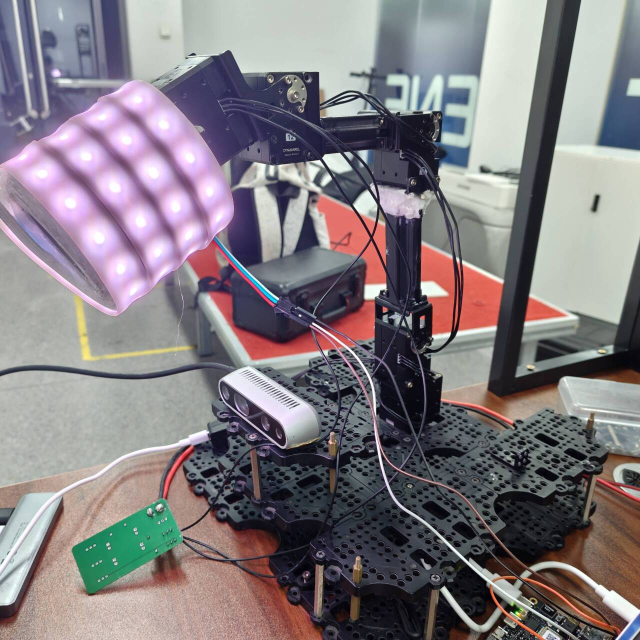
#> input picture 智能无影灯实物图.jpg, 1280 x 1280 px (shown at 1/2 size)
$ python -i shadow_detector.py   (imports and definitions only)
#> lines starting #> are read from the running program, lines starting #| are printed output that depends on the picture; after the words box and inside, x2 and y2 are one past the last pixel; in counts of white or black regions, pixels touching at a corner belong together
from __future__ import annotations

from dataclasses import dataclass

import cv2
import numpy as np


@dataclass
class ShadowRegion:
    bbox: tuple[int, int, int, int]
    center: tuple[int, int]
    area: int
    contour: np.ndarray


@dataclass
class ShadowDetectionResult:
    has_shadow: bool
    primary_shadow: ShadowRegion | None
    mask: np.ndarray | None
    regions: list[ShadowRegion]


class ShadowDetector:
    def __init__(
        self,
        min_area: int = 1200,
        darkness_threshold: int = 45,
        paper_threshold: int = 140,
        min_shadow_intensity: int = 35,
        adaptive_paper_percentile: float = 65.0,
    ):
        self.min_area = min_area
        self.darkness_threshold = darkness_threshold
        self.paper_threshold = paper_threshold
        self.min_shadow_intensity = min_shadow_intensity
        self.adaptive_paper_percentile = adaptive_paper_percentile

    def _paper_mask(self, gray: np.ndarray) -> np.ndarray:
        brightest_threshold = max(self.paper_threshold, int(gray.max()) - 10)
        brightest_mask = cv2.inRange(gray, brightest_threshold, 255)
        if cv2.countNonZero(brightest_mask) >= self.min_area:
            kernel = np.ones((7, 7), dtype=np.uint8)
            brightest_mask = cv2.morphologyEx(brightest_mask, cv2.MORPH_CLOSE, kernel)
            return brightest_mask

        fixed_mask = cv2.inRange(gray, self.paper_threshold, 255)
        if cv2.countNonZero(fixed_mask) >= self.min_area:
            return fixed_mask
        adaptive_threshold = int(np.percentile(gray, self.adaptive_paper_percentile))
        threshold = max(adaptive_threshold, self.min_shadow_intensity + 20)
        bright_mask = cv2.inRange(gray, threshold, 255)
        kernel = np.ones((7, 7), dtype=np.uint8)
        bright_mask = cv2.morphologyEx(bright_mask, cv2.MORPH_CLOSE, kernel)
        return bright_mask

    @staticmethod
    def _contour_center(contour: np.ndarray, bbox: tuple[int, int, int, int]) -> tuple[int, int]:
        moments = cv2.moments(contour)
        if moments["m00"]:
            return (int(moments["m10"] / moments["m00"]), int(moments["m01"] / moments["m00"]))
        x, y, w, h = bbox
        return (x + w // 2, y + h // 2)

    def detect(self, frame: np.ndarray) -> ShadowDetectionResult:
        gray = cv2.cvtColor(frame, cv2.COLOR_BGR2GRAY)
        bright_mask = self._paper_mask(gray)
        if cv2.countNonZero(bright_mask) < self.min_area:
            empty = np.zeros_like(gray, dtype=np.uint8)
            return ShadowDetectionResult(False, None, empty, [])

        paper_region = np.zeros_like(gray, dtype=np.uint8)
        contours, _ = cv2.findContours(bright_mask, cv2.RETR_EXTERNAL, cv2.CHAIN_APPROX_SIMPLE)
        if not contours:
            empty = np.zeros_like(gray, dtype=np.uint8)
            return ShadowDetectionResult(False, None, empty, [])
        largest_bright = max(contours, key=cv2.contourArea)
        cv2.drawContours(paper_region, [largest_bright], -1, 255, thickness=cv2.FILLED)

        paper_values = gray[paper_region > 0]
        reference_intensity = float(np.percentile(paper_values, 75))
        contrast = max(18, min(self.darkness_threshold, int(reference_intensity * 0.18)))
        threshold_value = max(
            self.min_shadow_intensity,
            int(reference_intensity - contrast),
        )
        mask = cv2.inRange(gray, self.min_shadow_intensity, threshold_value)
        mask = cv2.bitwise_and(mask, paper_region)
        kernel = np.ones((5, 5), dtype=np.uint8)
        mask = cv2.morphologyEx(mask, cv2.MORPH_OPEN, kernel)
        mask = cv2.morphologyEx(mask, cv2.MORPH_CLOSE, kernel)
        contours, _ = cv2.findContours(mask, cv2.RETR_EXTERNAL, cv2.CHAIN_APPROX_SIMPLE)
        valid = [c for c in contours if cv2.contourArea(c) >= self.min_area]
        if not valid:
            return ShadowDetectionResult(False, None, mask, [])

        regions: list[ShadowRegion] = []
        for contour in sorted(valid, key=cv2.contourArea, reverse=True):
            x, y, w, h = cv2.boundingRect(contour)
            area = int(cv2.contourArea(contour))
            bbox = (x, y, w, h)
            regions.append(
                ShadowRegion(
                    bbox=bbox,
                    center=self._contour_center(contour, bbox),
                    area=area,
                    contour=contour,
                )
            )

        return ShadowDetectionResult(True, regions[0], mask, regions)

>>> import cv2
>>> picture = cv2.imread('../../../智能无影灯实物图.jpg')
#> picture is the input picture: shape (1280, 1280, 3); mean B, G, R 129.4, 124.6, 131.4
>>> result = ShadowDetector().detect(picture)
#> in detect, `gray = cv2.cvtColor(frame, cv2.COLOR_BGR2GRAY)`:
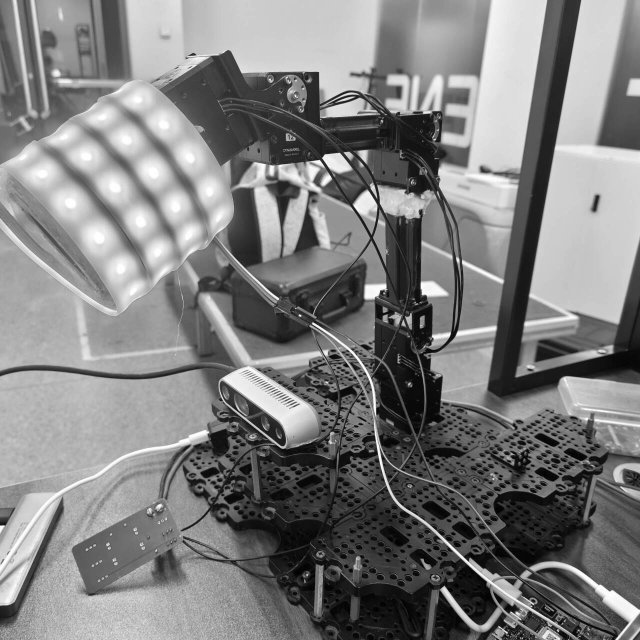
#> gray: shape (1280, 1280) (shown at 1/2 size); min 0, max 255, mean 127.2
#> in _paper_mask, `brightest_threshold = max(self.paper_threshold, int(gray.max()) - 10)`: brightest_threshold = 245
#> in _paper_mask, `brightest_mask = cv2.inRange(gray, brightest_threshold, 255)`:
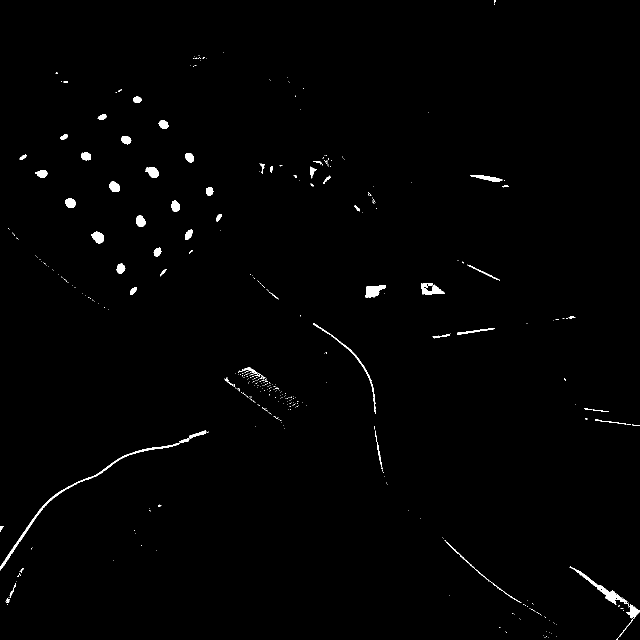
#> brightest_mask: shape (1280, 1280) (shown at 1/2 size); 0.85% white; 410 white regions (350 under 20 px), largest, box (x1, y1, x2, y2) and area: (0, 886, 360, 1141) 1670, (1139, 1133, 1280, 1280) 1447, (731, 570, 772, 595) 637
#> in _paper_mask, `brightest_mask = cv2.morphologyEx(brightest_mask, cv2.MORPH_CLOSE, ker..`:
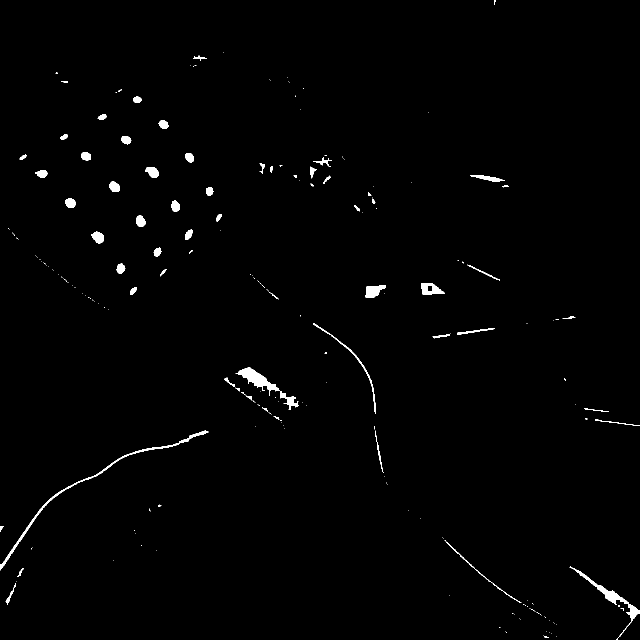
#> brightest_mask: shape (1280, 1280) (shown at 1/2 size); 1% white; 208 white regions (146 under 20 px)
#> in detect, `contours, _ = cv2.findContours(bright_mask, cv2.RETR_EXTERNAL, cv2.CHA..`: contours = 208 contours, 153 with area under 20; largest, box (x1, y1, x2, y2) and area: (0, 861, 417, 1141) 1508, (1139, 1133, 1280, 1280) 1434, (471, 734, 560, 792) 1368, (842, 566, 890, 590) 708, (731, 570, 772, 595) 604
#> in detect, `largest_bright = max(contours, key=cv2.contourArea)`: largest_bright = contour of 580 points, box (x1, y1, x2, y2) (0, 861, 417, 1141), area 1508
#> in detect, `cv2.drawContours(paper_region, [largest_bright], -1, 255, thickness=cv..`:
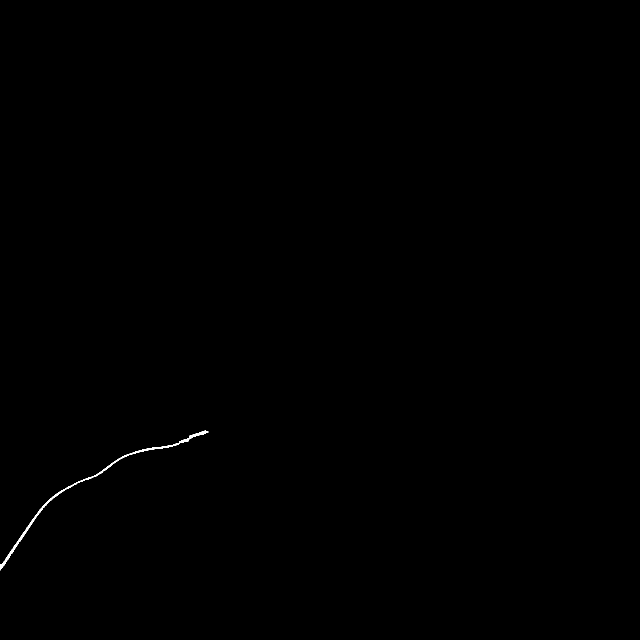
#> paper_region: shape (1280, 1280) (shown at 1/2 size); 0.12% white; 1 white region, box (x1, y1, x2, y2) and area: (0, 861, 417, 1141) 1990
#> in detect, `paper_values = gray[paper_region > 0]`: paper_values = 1990 values, max 255 at index 15, min 210 at index 20, mean 250.6
#> in detect, `reference_intensity = float(np.percentile(paper_values, 75))`: reference_intensity = 253
#> in detect, `contrast = max(18, min(self.darkness_threshold, int(reference_intensit..`: contrast = 45
#> in detect, `threshold_value = max( self.min_shadow_intensity, int(reference_intens..`: threshold_value = 208
#> in detect, `mask = cv2.inRange(gray, self.min_shadow_intensity, threshold_value)`:
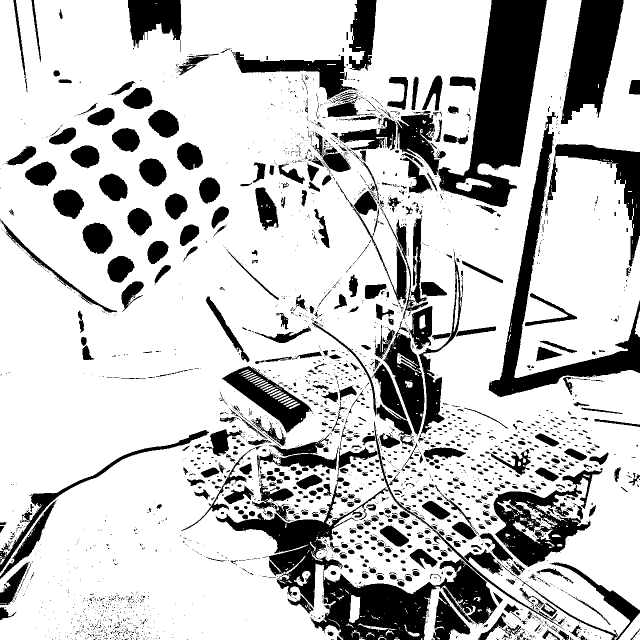
#> mask: shape (1280, 1280) (shown at 1/2 size); 76.7% white; 3053 black regions (2387 under 20 px), largest, box (x1, y1, x2, y2) and area: (877, 0, 1094, 414) 41504, (621, 1118, 995, 1280) 27089, (977, 224, 1280, 794) 23394
#> in detect, `mask = cv2.bitwise_and(mask, paper_region)`: mask: shape (1280, 1280); every value is 0
#> in detect, `contours, _ = cv2.findContours(mask, cv2.RETR_EXTERNAL, cv2.CHAIN_APPR..`: contours = []
